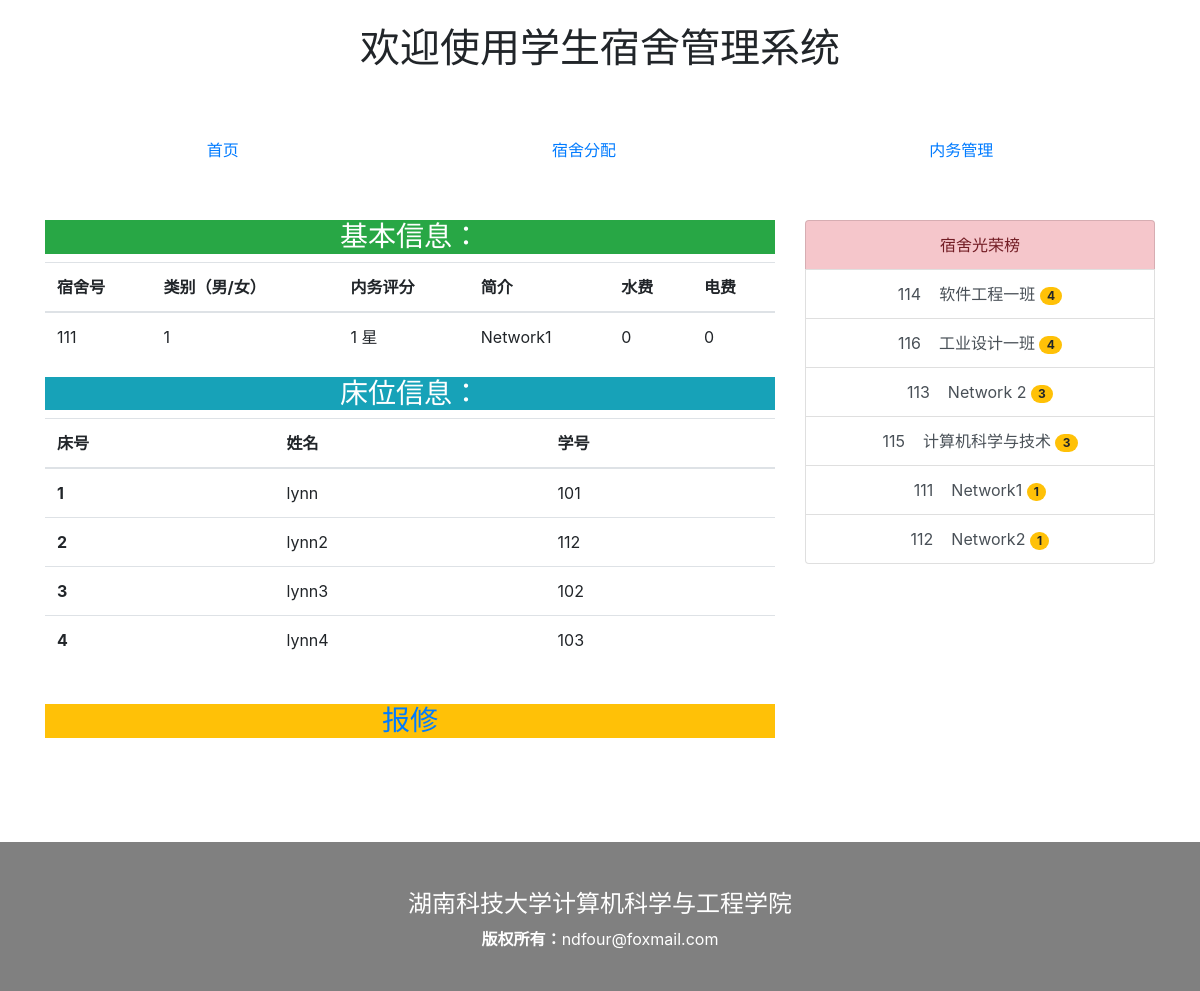
The page /manager/dormitory/111/ on the database as committed earlier.
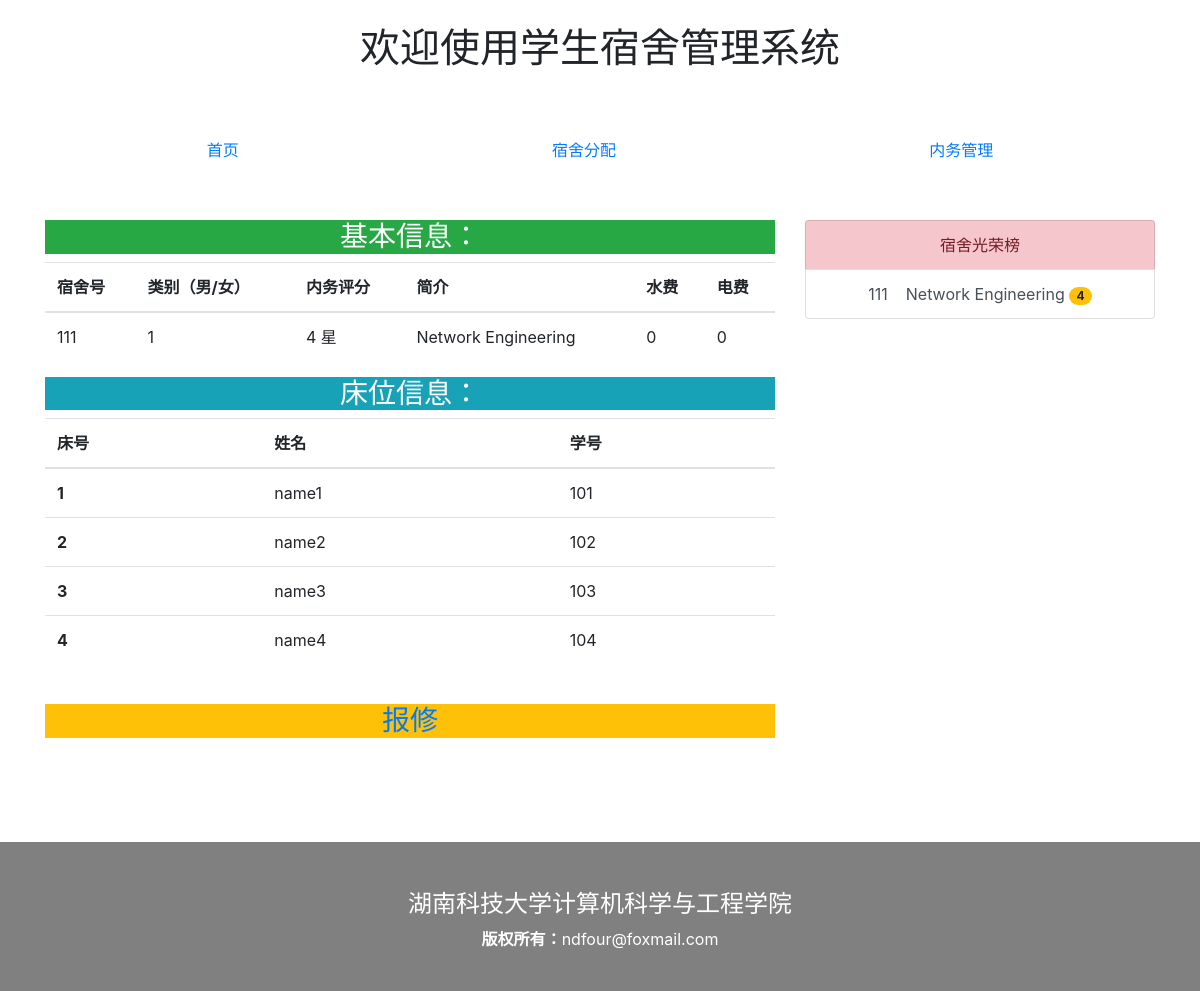
The same page on the database as committed later.
### manager/models.py (models this page shows, shortened)
class Dormitory(models.Model):
    number = models.IntegerField('宿舍号', blank=False)
    stu_1 = models.ForeignKey(Student, on_delete=models.CASCADE, related_name='stu_1', blank=True)
    stu_2 = models.ForeignKey(Student, on_delete=models.CASCADE, related_name='stu_2', blank=True)
    stu_3 = models.ForeignKey(Student, on_delete=models.CASCADE, related_name='stu_3', blank=True)
    stu_4 = models.ForeignKey(Student, on_delete=models.CASCADE, related_name='stu_4', blank=True)
    star = models.IntegerField('内务评级')
    info = models.CharField('简介', max_length=255)
    gender = models.IntegerField('类别（男/女）', blank=False)
    waterFee = models.IntegerField('水费', blank=True, default=0)
    elecFee = models.IntegerField('电费', blank=True, default=0)
    isRepair = models.IntegerField('报修', blank=False, default=0)

class Student(models.Model):
    number = models.IntegerField('学号', blank=False)
    name = models.CharField('姓名', max_length=255)
    classNum = models.IntegerField('班级', blank=False)
    gender = models.IntegerField('性别', blank=False)
    dromitory = models.IntegerField('宿舍', blank=False, default=111)
    bed = models.IntegerField('床位', blank=False, default=1)

### manager/views.py (the view)
# urls.py: path('dormitory/<int:dormitory_number>/', views.dormitory_detail, name='dormitory_detail'),
def dormitory_detail(request, dormitory_number):
    dormitory = get_object_or_404(Dormitory, number = dormitory_number)
    starList = Dormitory.objects.all().order_by("-star")
    context = {
        'dormitory': dormitory,
        'starList': starList,
        }
    return render(request, 'index_Dormitory.html', context)

### manager/templates/index_Dormitory.html (shortened to what this page needs)
<!doctype html>
<html lang="en">
  <head>
    <meata name="viewport" content="width=device-width, initial-scale=1, shrink-to-fit=no">
    <link rel="stylesheet" href="https://stackpath.bootstrapcdn.com/bootstrap/4.3.1/css/bootstrap.min.css">
  </head>
  <body>
  <div align="center">
  <br />
  <h1>
    欢迎使用学生宿舍管理系统
  </h1>
  <nav class="nav nav-pills nav-fill">
  <a class="nav-item nav-link" href="{% url 'manager_index' %}">首页</a>
  <a class="nav-item nav-link" href="../../../admin">宿舍分配</a>
  <a class="nav-item nav-link" href="../../../admin">内务管理</a>
</nav>
<div class="container">
<div class="row">
<div class="col-md-8">
  {% include 'dormitoryAssign.html' %}
</div>
<div class="col-md-4">
  {% include 'starDormitory.html' %}
</div>
</div>
</div>
  </div>
</body>
{% include 'footer.html' %}
</html>

### manager/templates/dormitoryAssign.html
<div align="center">
  <h3 class="bg-success" style="color:#fff">基本信息：</h3>
  <table class="table">
    <thead>
      <tr>
        <th scope="col">宿舍号</th>
        <th scope="col">类别（男/女）</th>
        <th scope="col">内务评分</th>
        <th scope="col">简介</th>
        <th scope="col">水费</th>
        <th scope="col">电费</th>
      </tr>
    </thead>
    <tbody>
      <tr>
        <td>{{ dormitory.number }}</td>
        <td>{{ dormitory.gender }}</td>
        <td>{{ dormitory.star }} 星</td>
        <td>{{ dormitory.info }}</td>
        <td>{{ dormitory.waterFee }}</td>
        <td>{{ dormitory.elecFee }}</td>
      </tr>
    </tbody>
  </table>
  <h3 class="bg-info" style="color:#fff">床位信息：</h3>
  <table class="table">
    <thead>
      <tr>
        <th scope="col">床号</th>
        <th scope="col">姓名</th>
        <th scope="col">学号</th>
      </tr>
    </thead>
    <tbody>
      <tr>
        <th scope="row">1</th>
        <td>{{ dormitory.stu_1.name }}</td>
        <td>{{ dormitory.stu_1.number }}</td>
      </tr>
      <tr>
        <th scope="row">2</th>
        <td>{{ dormitory.stu_2.name }}</td>
        <td>{{ dormitory.stu_2.number }}</td>
      </tr>
      <tr>
        <th scope="row">3</th>
        <td>{{ dormitory.stu_3.name }}</td>
        <td>{{ dormitory.stu_3.number }}</td>
      </tr>
      <tr>
        <th scope="row">4</th>
        <td>{{ dormitory.stu_4.name }}</td>
        <td>{{ dormitory.stu_4.number }}</td>
      </tr>
    </tbody>
  </table>
  <br />
  <h1 class="h3 btn-warning"><a href="{% url 'repair' dormitory.number %}">报修</a></h1>
  <br /> <br />
</div>

### manager/templates/starDormitory.html
        <div class="list-group">
  <button type="button" class="list-group-item list-group-item-danger">
    宿舍光荣榜
  </button>
  {% for star in starList %}
  <a href="{% url 'dormitory_detail' star.number %}"<button type="button" class="list-group-item list-group-item-action">{{ star.number }} &nbsp&nbsp {{ star.info }}
<span class="badge badge-warning badge-pill"> {{ star.star }}</span>
  </button></a>
  {% endfor %}
</div>

Rows that differ between the two databases and show on the page:
removed Dormitory: number "114", info "软件工程一班", star "4"
removed Dormitory: number "116", info "工业设计一班", star "4"
removed Dormitory: number "113", info "Network 2", star "3"
removed Dormitory: number "115", info "计算机科学与技术", star "3"
removed Dormitory: number "112", info "Network2", star "1"
changed Dormitory: star "1" → "4"; info "Network1" → "Network Engineering"; stu_1.name "lynn" → "name1"; stu_2.name "lynn2" → "name2"; stu_2.number "112" → "102"; stu_3.name "lynn3" → "name3"; stu_3.number "102" → "103"; stu_4.name "lynn4" → "name4"; stu_4.number "103" → "104"
